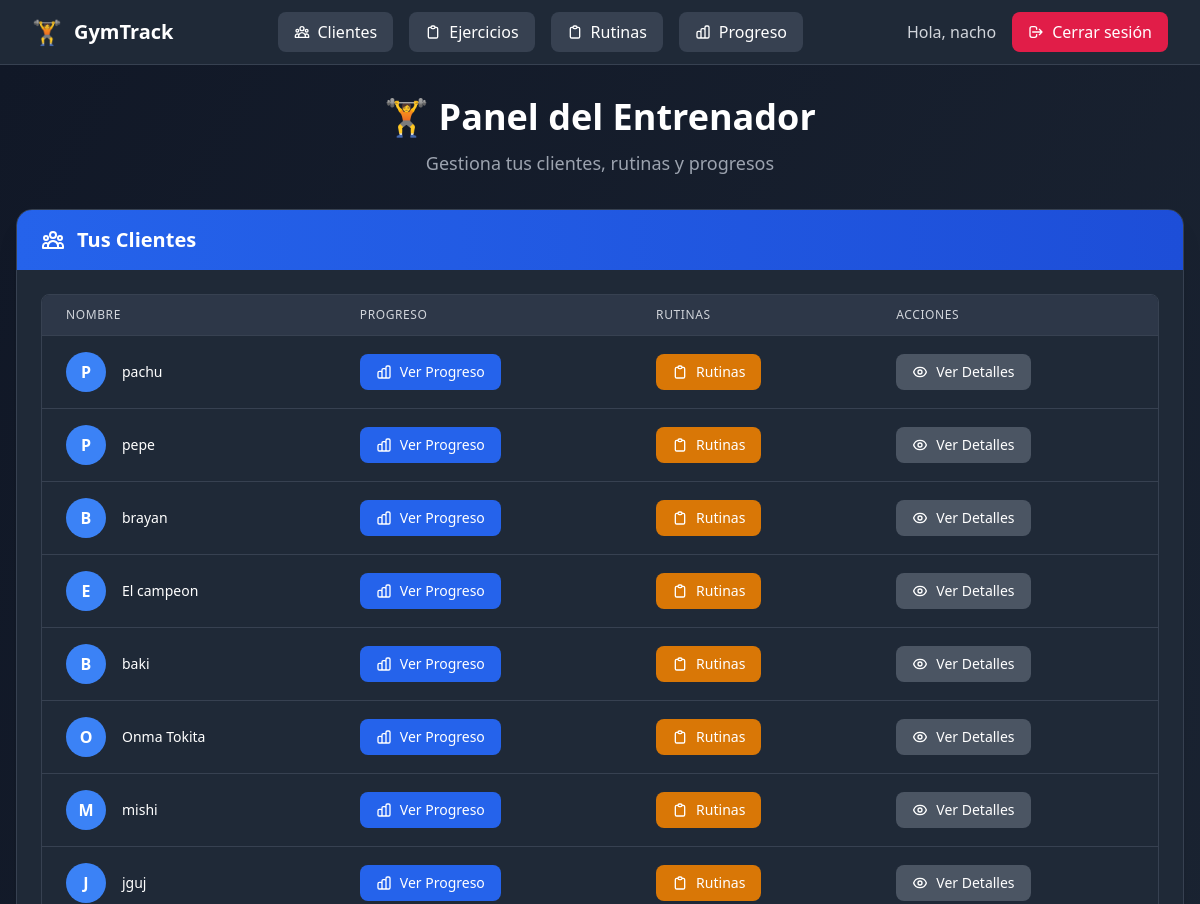
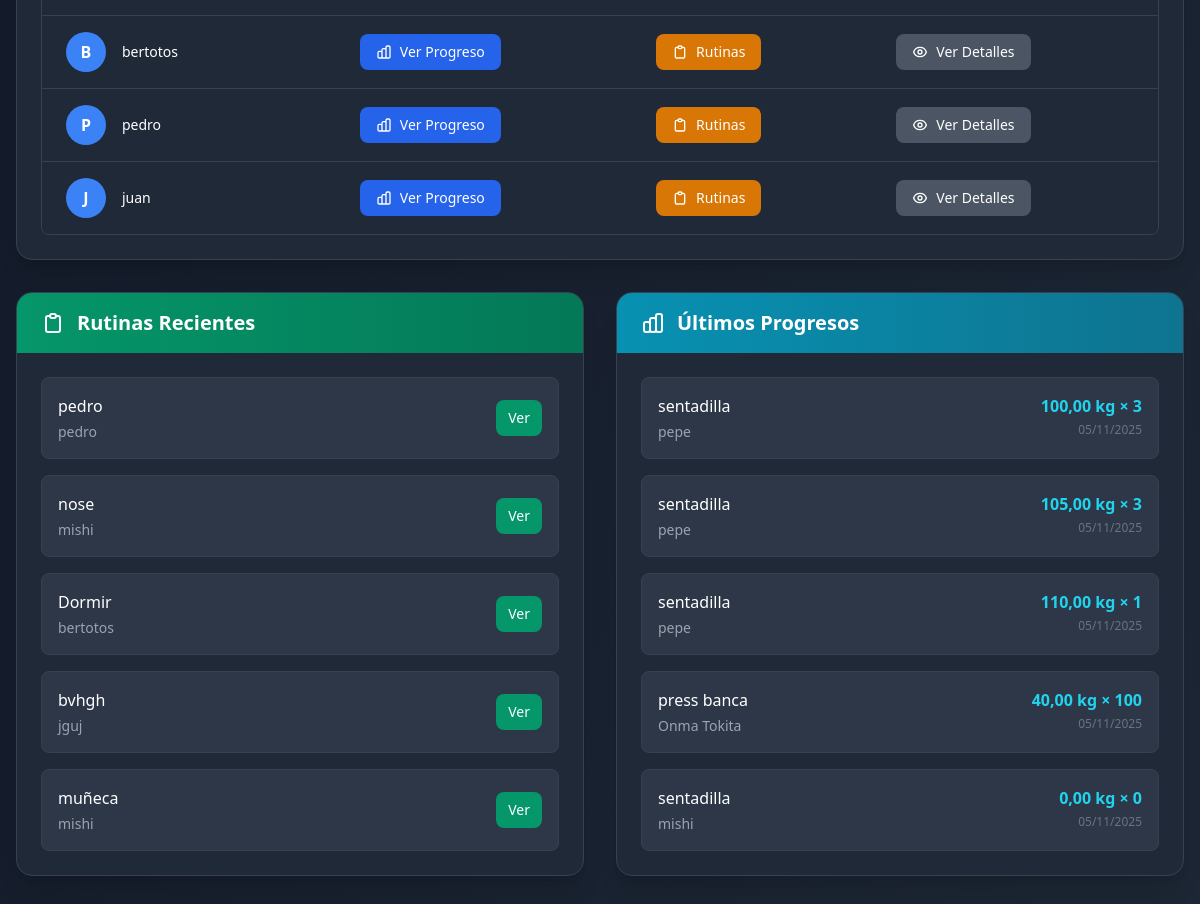
/ (signed in), run on the app's committed database (2 pictures, top to bottom).
### usuarios/models.py (models this page shows, shortened)
class Usuario(AbstractUser):
    ROLES = [
        ("admin", "Administrador"),
        ("entrenador", "Entrenador"),
        ("cliente", "Cliente"),
    ]
    rol = models.CharField(max_length=20, choices=ROLES, default="cliente")

### clientes/models.py (models this page shows, shortened)
class Cliente(models.Model):
    usuario = models.OneToOneField(
        settings.AUTH_USER_MODEL,
        on_delete=models.CASCADE,
        related_name="perfil_cliente",
        null=True, blank=True
    )
    entrenadores = models.ManyToManyField(
        settings.AUTH_USER_MODEL,
        related_name="clientes",
        blank=True
    )
    nombre = models.CharField(max_length=100)
    edad = models.PositiveIntegerField(null=True, blank=True)
    altura_cm = models.PositiveIntegerField(null=True, blank=True)
    peso_kg = models.FloatField(null=True, blank=True)
    lesiones = models.TextField(blank=True, help_text="Anotar lesiones o complicaciones")

### rutinas/models.py (models this page shows, shortened)
class Rutina(models.Model):
    nombre = models.CharField(max_length=100)
    descripcion = models.TextField(blank=True)
    ejercicios = models.ManyToManyField(Ejercicio, related_name="rutinas")
    entrenador = models.ForeignKey(
        Usuario,
        on_delete=models.SET_NULL,
        null=True,
        blank=True,
        related_name="rutinas_creadas"
    )
    cliente = models.ForeignKey(
        Cliente,
        on_delete=models.CASCADE,
        null=True,
        blank=True,
        related_name="rutinas"
    )
    fecha_creacion = models.DateTimeField(auto_now_add=True)

### progreso/models.py (models this page shows, shortened)
class ProgresoEjercicio(models.Model):
    cliente = models.ForeignKey(Cliente, on_delete=models.CASCADE, related_name="progresos_ejercicios")
    rutina = models.ForeignKey(Rutina, on_delete=models.CASCADE, related_name="progresos_ejercicios", null=True, blank=True)
    ejercicio = models.ForeignKey(Ejercicio, on_delete=models.CASCADE)
    fecha = models.DateField(auto_now_add=True)
    series = models.PositiveIntegerField(default=1)
    repeticiones = models.PositiveIntegerField()
    peso = models.DecimalField(max_digits=6, decimal_places=2, null=True, blank=True)  # kg usados
    notas = models.TextField(blank=True)
    rir = models.PositiveIntegerField(
        null=True, blank=True,
        help_text="Repeticiones en reserva (0-5 aprox)"
    )
    rpe = models.PositiveIntegerField(
        null=True, blank=True,
        help_text="Esfuerzo percibido (1-10)"
    )
    class Meta:
        ordering = ["-fecha"]

### ejercicios/models.py (models this page shows, shortened)
class Ejercicio(models.Model):
    VISIBILIDAD_OPCIONES = [
        ('privado', 'Privado'),
        ('global', 'Global'),
    ]
    nombre = models.CharField(max_length=100)
    descripcion = models.TextField()
    grupo_muscular = models.CharField(max_length=100)
    variante = models.CharField(max_length=100, blank=True)
    usuario = models.ForeignKey(settings.AUTH_USER_MODEL, on_delete=models.CASCADE, related_name="ejercicios")
    visibilidad = models.CharField(
        max_length=10,
        choices=VISIBILIDAD_OPCIONES,
        default='privado'  # 👈 por defecto será solo visible para su creador
    )

### dashboard/views.py (the view)
# urls.py: path("", views.dashboard_entrenador, name="entrenador"),
@login_required
def dashboard_entrenador(request):
    if request.user.is_superuser:
        clientes = Cliente.objects.all()
    else:
        clientes = Cliente.objects.filter(entrenadores=request.user)
    rutinas_recientes = (
        Rutina.objects.filter(cliente__in=clientes)
        .select_related('cliente')
        .order_by('-id')[:5]
    )
    progresos_recientes = (
        ProgresoEjercicio.objects.filter(cliente__in=clientes)
        .select_related('cliente', 'ejercicio')
        .order_by('-fecha')[:5]
    )
    context = {
        "clientes": clientes,
        "rutinas_recientes": rutinas_recientes,
        "progresos_recientes": progresos_recientes,
        "hoy": now(),
    }
    return render(request, "dashboard/entrenador.html", context)

### dashboard/templates/dashboard/entrenador.html (shortened to what this page needs)
{% extends "base.html" %}
{% block content %}
<div class="min-h-screen bg-gradient-to-br from-gray-900 to-gray-800 py-8 px-4">
  <div class="max-w-7xl mx-auto">
    <div class="mb-8 text-center">
      <h1 class="text-4xl font-bold text-white mb-3">🏋️ Panel del Entrenador</h1>
      <p class="text-gray-400 text-lg">Gestiona tus clientes, rutinas y progresos</p>
    </div>
    <div class="bg-gray-800 rounded-2xl shadow-xl border border-gray-700 mb-8 overflow-hidden">
      <div class="bg-gradient-to-r from-blue-600 to-blue-700 px-6 py-4">
        <div class="flex items-center">
          <h2 class="text-xl font-bold text-white">Tus Clientes</h2>
        </div>
      </div>
      <div class="p-6">
        {% if clientes %}
          <div class="overflow-x-auto rounded-lg border border-gray-700">
            <table class="min-w-full divide-y divide-gray-700">
              <thead class="bg-gray-750">
                <tr>
                  <th class="px-6 py-3 text-left text-xs font-medium text-gray-300 uppercase tracking-wider">Nombre</th>
                  <th class="px-6 py-3 text-left text-xs font-medium text-gray-300 uppercase tracking-wider">Progreso</th>
                  <th class="px-6 py-3 text-left text-xs font-medium text-gray-300 uppercase tracking-wider">Rutinas</th>
                  <th class="px-6 py-3 text-left text-xs font-medium text-gray-300 uppercase tracking-wider">Acciones</th>
                </tr>
              </thead>
              <tbody class="bg-gray-800 divide-y divide-gray-700">
                {% for cliente in clientes %}
                <tr class="hover:bg-gray-750 transition-colors">
                  <td class="px-6 py-4 whitespace-nowrap">
                    <div class="flex items-center">
                      <div class="flex-shrink-0 h-10 w-10 bg-blue-500 rounded-full flex items-center justify-center text-white font-bold">
                        {{ cliente.nombre|slice:":1"|upper }}
                      </div>
                      <div class="ml-4">
                        <div class="text-sm font-medium text-white">{{ cliente.nombre }}</div>
                      </div>
                    </div>
                  </td>
                  <td class="px-6 py-4 whitespace-nowrap">
                    <a href="{% url 'progreso:lista' cliente.id %}" class="inline-flex items-center px-4 py-2 bg-blue-600 hover:bg-blue-500 text-white text-sm font-medium rounded-lg transition-colors">
                      Ver Progreso
                    </a>
                  </td>
                  <td class="px-6 py-4 whitespace-nowrap">
                    <a href="{% url 'rutinas:rutinas_cliente' cliente.id %}" class="inline-flex items-center px-4 py-2 bg-amber-600 hover:bg-amber-500 text-white text-sm font-medium rounded-lg transition-colors">
                      <svg class="w-4 h-4 mr-2" fill="none" stroke="currentColor" viewBox="0 0 24 24">
                        <path stroke-linecap="round" stroke-linejoin="round" stroke-width="2" d="M9 5H7a2 2 0 00-2 2v12a2 2 0 002 2h10a2 2 0 002-2V7a2 2 0 00-2-2h-2M9 5a2 2 0 002 2h2a2 2 0 002-2M9 5a2 2 0 012-2h2a2 2 0 012 2"></path>
                      </svg>
                      Rutinas
                    </a>
                  </td>
                  <td class="px-6 py-4 whitespace-nowrap">
                    <a href="{% url 'clientes:detalle' cliente.id %}" class="inline-flex items-center px-4 py-2 bg-gray-600 hover:bg-gray-500 text-white text-sm font-medium rounded-lg transition-colors">
                      Ver Detalles
                    </a>
                  </td>
                </tr>
                {% endfor %}
              </tbody>
            </table>
          </div>
        {% endif %}
      </div>
    </div>
    <div class="grid grid-cols-1 lg:grid-cols-2 gap-8">
      <div class="bg-gray-800 rounded-2xl shadow-xl border border-gray-700 overflow-hidden">
        <div class="bg-gradient-to-r from-emerald-600 to-emerald-700 px-6 py-4">
          <div class="flex items-center">
            <svg class="w-6 h-6 text-white mr-3" fill="none" stroke="currentColor" viewBox="0 0 24 24">
              <path stroke-linecap="round" stroke-linejoin="round" stroke-width="2" d="M9 5H7a2 2 0 00-2 2v12a2 2 0 002 2h10a2 2 0 002-2V7a2 2 0 00-2-2h-2M9 5a2 2 0 002 2h2a2 2 0 002-2M9 5a2 2 0 012-2h2a2 2 0 012 2"></path>
            </svg>
            <h2 class="text-xl font-bold text-white">Rutinas Recientes</h2>
          </div>
        </div>
        <div class="p-6">
          {% if rutinas_recientes %}
            <div class="space-y-4">
              {% for rutina in rutinas_recientes %}
                <div class="bg-gray-750 rounded-lg p-4 border border-gray-700 hover:border-emerald-500 transition-colors">
                  <div class="flex justify-between items-center">
                    <div>
                      <h3 class="font-medium text-white">{{ rutina.nombre }}</h3>
                      <p class="text-sm text-gray-400 mt-1">{{ rutina.cliente.nombre }}</p>
                    </div>
                    <a href="{% url 'rutinas:detalle' rutina.id %}" class="inline-flex items-center px-3 py-2 bg-emerald-600 hover:bg-emerald-500 text-white text-sm font-medium rounded-lg transition-colors">
                      Ver
                    </a>
                  </div>
                </div>
              {% endfor %}
            </div>
          {% endif %}
        </div>
      </div>
      <div class="bg-gray-800 rounded-2xl shadow-xl border border-gray-700 overflow-hidden">
        <div class="bg-gradient-to-r from-cyan-600 to-cyan-700 px-6 py-4">
          <div class="flex items-center">
            <h2 class="text-xl font-bold text-white">Últimos Progresos</h2>
          </div>
        </div>
        <div class="p-6">
          {% if progresos_recientes %}
            <div class="space-y-4">
              {% for p in progresos_recientes %}
                <div class="bg-gray-750 rounded-lg p-4 border border-gray-700 hover:border-cyan-500 transition-colors">
                  <div class="flex justify-between items-start">
                    <div>
                      <h3 class="font-medium text-white">{{ p.ejercicio.nombre }}</h3>
                      <p class="text-sm text-gray-400 mt-1">{{ p.cliente.nombre }}</p>
                    </div>
                    <div class="text-right">
                      <p class="text-cyan-400 font-bold">{{ p.peso }} kg × {{ p.repeticiones }}</p>
                      <p class="text-xs text-gray-500 mt-1">{{ p.fecha|date:"d/m/Y" }}</p>
                    </div>
                  </div>
                </div>
              {% endfor %}
            </div>
          {% endif %}
        </div>
      </div>
    </div>
  </div>
</div>
{% endblock %}

### templates/base.html (shortened to what this page needs)
<!DOCTYPE html>
<html lang="es">
  <head>
    <script src="https://cdn.tailwindcss.com"></script>
  </head>
  <body class="bg-gradient-to-br from-gray-900 to-gray-800 min-h-screen">
    <nav class="bg-gray-800 border-b border-gray-700 shadow-lg">
      <div class="max-w-7xl mx-auto px-4 sm:px-6 lg:px-8">
        <div class="flex justify-between items-center h-16">
          <div class="flex items-center">
            <a href="/" class="flex items-center space-x-3 text-xl font-bold text-white hover:text-emerald-400 transition-colors">
              <span class="text-2xl">🏋️</span>
              <span class="hidden sm:inline">GymTrack</span>
            </a>
          </div>
          <div class="hidden md:flex items-center space-x-4">
            <a href="{% url 'clientes:lista' %}" class="inline-flex items-center px-4 py-2 bg-gray-700 hover:bg-gray-600 text-white font-medium rounded-lg transition-colors">
              Clientes
            </a>
            <a href="{% url 'ejercicios:lista' %}" class="inline-flex items-center px-4 py-2 bg-gray-700 hover:bg-gray-600 text-white font-medium rounded-lg transition-colors">
              <svg class="w-4 h-4 mr-2" fill="none" stroke="currentColor" viewBox="0 0 24 24">
                <path stroke-linecap="round" stroke-linejoin="round" stroke-width="2" d="M9 5H7a2 2 0 00-2 2v12a2 2 0 002 2h10a2 2 0 002-2V7a2 2 0 00-2-2h-2M9 5a2 2 0 002 2h2a2 2 0 002-2M9 5a2 2 0 012-2h2a2 2 0 012 2"></path>
              </svg>
              Ejercicios
            </a>
            <a href="{% url 'rutinas:lista' %}" class="inline-flex items-center px-4 py-2 bg-gray-700 hover:bg-gray-600 text-white font-medium rounded-lg transition-colors">
              <svg class="w-4 h-4 mr-2" fill="none" stroke="currentColor" viewBox="0 0 24 24">
                <path stroke-linecap="round" stroke-linejoin="round" stroke-width="2" d="M9 5H7a2 2 0 00-2 2v12a2 2 0 002 2h10a2 2 0 002-2V7a2 2 0 00-2-2h-2M9 5a2 2 0 002 2h2a2 2 0 002-2M9 5a2 2 0 012-2h2a2 2 0 012 2"></path>
              </svg>
              Rutinas
            </a>
            <a href="{% url 'progreso:index' %}" class="inline-flex items-center px-4 py-2 bg-gray-700 hover:bg-gray-600 text-white font-medium rounded-lg transition-colors">
              Progreso
            </a>
          </div>
          <div class="hidden md:flex items-center space-x-4">
            {% if user.is_authenticated %}
              <span class="text-gray-300 font-medium">Hola, {{ user.username }}</span>
              <a href="{% url 'usuarios:logout' %}" class="inline-flex items-center px-4 py-2 bg-rose-600 hover:bg-rose-500 text-white font-medium rounded-lg transition-colors">
                <svg class="w-4 h-4 mr-2" fill="none" stroke="currentColor" viewBox="0 0 24 24">
                  <path stroke-linecap="round" stroke-linejoin="round" stroke-width="2" d="M17 16l4-4m0 0l-4-4m4 4H7m6 4v1a3 3 0 01-3 3H6a3 3 0 01-3-3V7a3 3 0 013-3h4a3 3 0 013 3v1"></path>
                </svg>
                Cerrar sesión
              </a>
            {% endif %}
          </div>
        </div>
      </div>
    </nav>
    <main class="flex-1">
      {% block content %}{% endblock %}
    </main>
  </body>
</html>

### data on the page
Usuario: username "nacho"
Cliente: nombre "P", nombre "pachu"
Cliente: nombre "P", nombre "pepe"
Cliente: nombre "B", nombre "brayan"
Cliente: nombre "E", nombre "El campeon"
Cliente: nombre "B", nombre "baki"
Cliente: nombre "O", nombre "Onma Tokita"
Cliente: nombre "M", nombre "mishi"
Cliente: nombre "J", nombre "jguj"
Cliente: nombre "B", nombre "bertotos"
Cliente: nombre "P", nombre "pedro"
Cliente: nombre "J", nombre "juan"
Rutina: nombre "pedro", cliente.nombre "pedro"
Rutina: nombre "nose", cliente.nombre "mishi"
Rutina: nombre "Dormir", cliente.nombre "bertotos"
Rutina: nombre "bvhgh", cliente.nombre "jguj"
Rutina: nombre "muñeca", cliente.nombre "mishi"
ProgresoEjercicio: ejercicio.nombre "sentadilla", cliente.nombre "pepe", peso "100,00", repeticiones "3", fecha "05/11/2025"
ProgresoEjercicio: ejercicio.nombre "sentadilla", cliente.nombre "pepe", peso "105,00", repeticiones "3", fecha "05/11/2025"
ProgresoEjercicio: ejercicio.nombre "sentadilla", cliente.nombre "pepe", peso "110,00", repeticiones "1", fecha "05/11/2025"
ProgresoEjercicio: ejercicio.nombre "press banca", cliente.nombre "Onma Tokita", peso "40,00", repeticiones "100", fecha "05/11/2025"
ProgresoEjercicio: ejercicio.nombre "sentadilla", cliente.nombre "mishi", peso "0,00", repeticiones "0", fecha "05/11/2025"
